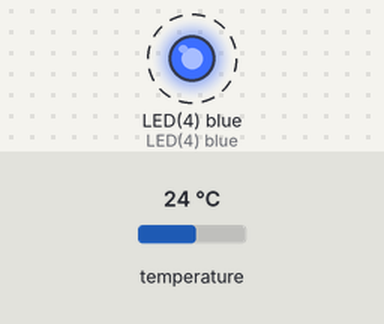
A program run on a simulated pyboard running MicroPython. Shown: output pins drawn as LEDs (lit = HIGH). Dashed ring = blinking. The test bench sets the inputs (shaded band); at power-on: temperature 24 °C. What the program prints to the serial console is not drawn. At 5.5 s the program stops and its outputs stay as they are.

Above: at 0.2 s.
Timing chart, 0 to 3.0 s (numbered marks = the images above):
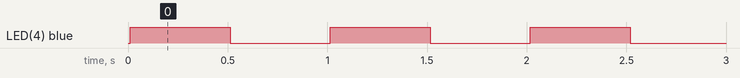

Measured:
- by itself, LED(4) blue: alternates HIGH for 0.50 s and LOW for 0.50 s, 12 changes in all, then stays LOW

The program:

main_read_from_one_ADT7410.py
```python
import pyb
from machine import Pin, I2C
import struct

#---------------------------------------------------------
# Function definitions
#
# In future could adapt CircuitPython class at
# https://github.com/adafruit/Adafruit_CircuitPython_ADT7410/blob/master/adafruit_adt7410.py
#---------------------------------------------------------


def read_temperature_C(address):
    temp = i2c.readfrom_mem(address, 0x00, 2)
    return struct.unpack('>h', temp)[0] / 128

def set_high_resolution(address):
    register = 0x03
    config = i2c.readfrom_mem(address, register, 1)
    # bitwise operators can only operate on int types, not bytes types
    config_int = int.from_bytes(config, 'big')
    new_config = config_int | 0x80
    new_config_bytes = new_config.to_bytes(1, 'big')
    i2c.writeto_mem(address, register, new_config_bytes)

def set_low_resolution(address):
    register = 0x03
    config = i2c.readfrom_mem(address, register, 1)
    # bitwise operators can only operate on int types, not bytes types
    config_int = int.from_bytes(config, 'big')
    new_config = config_int & 0x7F
    new_config_bytes = new_config.to_bytes(1, 'big')
    i2c.writeto_mem(address, register, new_config_bytes)


#---------------------------------------------------------
# Main code
#---------------------------------------------------------

blue = pyb.LED(4)          # LED object

i2c = I2C('X', freq=100000)

devices = i2c.scan()
for i, device in enumerate(devices):
    print("I2C device {} at address: {}".format(i, hex(device)))

max_count = 10
count = 0
start = pyb.millis()

set_low_resolution(0x48)

while count <= max_count:
    elapsed = pyb.elapsed_millis(start)
    if count == int(max_count / 2):
        set_high_resolution(0x48)
    config_0 = i2c.readfrom_mem(0x48, 0x03, 1)
    # temp = i2c.readfrom_mem(0x48, 0x00, 2)
    # temp_0 = struct.unpack('>h', temp)[0] / 128
    blue.toggle()
    print(count, elapsed, config_0, read_temperature_C(0x48))
    count += 1
    pyb.delay(500)  # Delay for 500 ms

blue.off()
```
